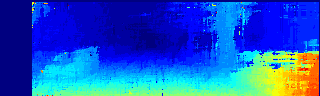
#> input picture Disparity-map/disp_color.png, 320 x 96 px
$ python image_headrs.py ../Disparity-map/disp_color.png ../Disparity-map/disp_sw_u8.png ../Disparity-map/disp_sw_u8.png
#> lines starting #> are read from the running program, lines starting #| are printed output that depends on the picture
import cv2
import sys

IMG_W = 320
IMG_H = 96

def write_header(img, array_name, filename):
    with open(filename, "w") as f:
        f.write("#pragma once\n")
        f.write("#include <cstdint>\n\n")
        f.write(f"static const uint8_t {array_name}[{IMG_H}][{IMG_W}] = {{\n")

        for r in range(IMG_H):
            f.write("    {")
            row_vals = [str(int(img[r, c])) for c in range(IMG_W)]
            f.write(", ".join(row_vals))
            f.write("}")
            if r != IMG_H - 1:
                f.write(",")
            f.write("\n")

        f.write("};\n")


def write_float_header(img, array_name, filename):
    with open(filename, "w") as f:
        f.write("#pragma once\n")
        f.write("#include <cstdint>\n\n")
        f.write(f"static const float {array_name}[{IMG_H}][{IMG_W}] = {{\n")

        for r in range(IMG_H):
            f.write("    {")
            row_vals = [str(float(img[r, c])) for c in range(IMG_W)]
            f.write(", ".join(row_vals))
            f.write("}")
            if r != IMG_H - 1:
                f.write(",")
            f.write("\n")

        f.write("};\n")

def main():
    if len(sys.argv) != 4:
        print("Usage: python3 make_image_headers.py left.png right.png gt.png")
        sys.exit(1)

    left_path = sys.argv[1]
    right_path = sys.argv[2]
    gt_path = sys.argv[3]

    left = cv2.imread(left_path, cv2.IMREAD_GRAYSCALE)
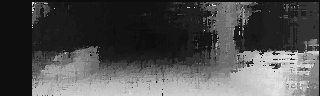
#> left: shape (96, 320); min 14, max 223, mean 78.7
    right = cv2.imread(right_path, cv2.IMREAD_GRAYSCALE)
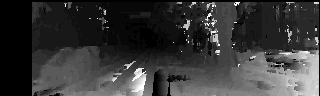
#> input picture Disparity-map/disp_sw_u8.png, 320 x 96 px
#> right is the input picture: shape (96, 320); min 0, max 31, mean 6.9
    gt = cv2.imread(gt_path, cv2.IMREAD_UNCHANGED)

    if left is None or right is None or gt is None:
        print("ERROR: Could not read input images")
        sys.exit(1)

    left = cv2.resize(left, (IMG_W, IMG_H), interpolation=cv2.INTER_AREA)
    right = cv2.resize(right, (IMG_W, IMG_H), interpolation=cv2.INTER_AREA)

    scale_x = IMG_W/gt.shape[1]
#> scale_x = 1

    gt_f = gt.astype("float32") / 256.0
    gt_f = cv2.resize(gt_f, (IMG_W, IMG_H), interpolation=cv2.INTER_NEAREST)
    gt_f = gt_f * scale_x

    write_header(left, "left_img", "left_img.hpp")
    write_header(right, "right_img", "right_img.hpp")
    write_float_header(gt_f, "gt_disp", "gt_disp.hpp")

    print("Generated left_img.hpp, right_img.hpp and gt_disp.hpp")

if __name__ == "__main__":
    main()
